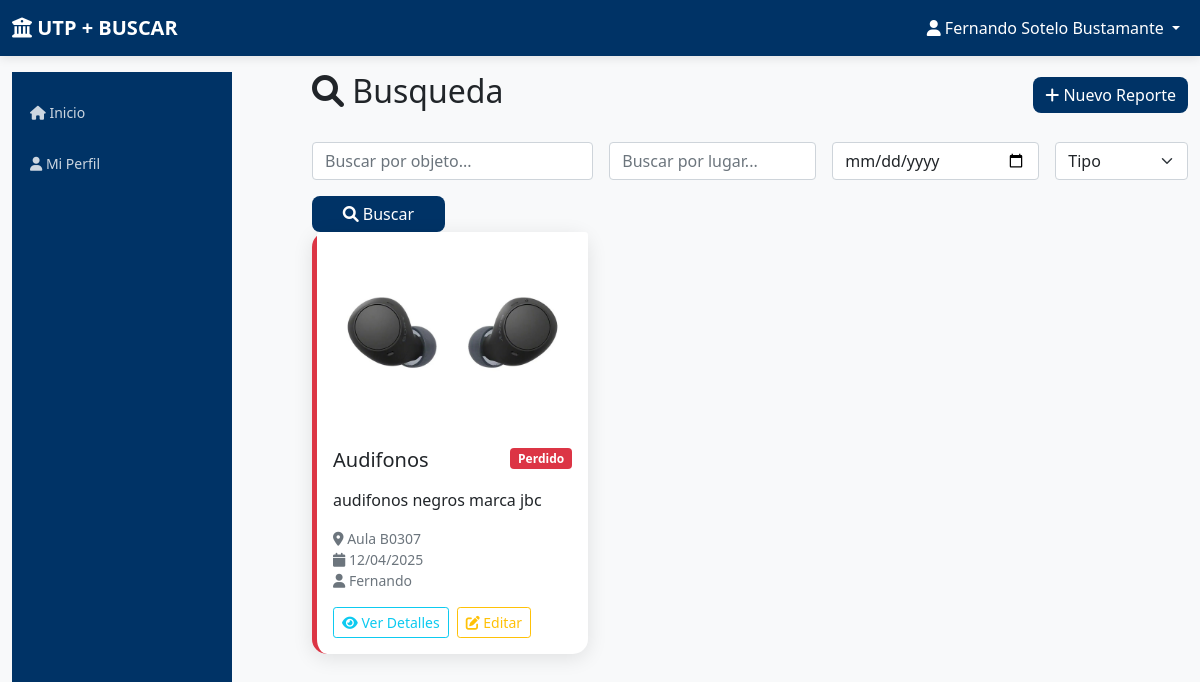
/dashboard (signed in), run on the app's committed database.
### app.py (models this page shows)
class Report(db.Model):
    id = db.Column(db.Integer, primary_key=True)
    type = db.Column(db.String(20), nullable=False)  # 'lost' or 'found'
    object_name = db.Column(db.String(100), nullable=False)
    description = db.Column(db.Text, nullable=False)
    location = db.Column(db.String(100), nullable=False)
    date_occurred = db.Column(db.Date, nullable=False)
    reporter_name = db.Column(db.String(100), nullable=False)
    contact_info = db.Column(db.String(150), nullable=False)
    image_filename = db.Column(db.String(100))
    status = db.Column(db.String(20), default='active')  # 'active', 'resolved', 'deleted'
    user_id = db.Column(db.Integer, db.ForeignKey('user.id'), nullable=False)
    created_at = db.Column(db.DateTime, default=datetime.utcnow)

### app.py (the view)
@app.route('/dashboard', methods=['GET', 'POST'])
def dashboard():
    if 'user_id' not in session:
        return redirect(url_for('login'))
    if request.method == 'POST':
        pass  # o algún return redirect(url_for(...))
    search_object = request.args.get('object', '')
    search_location = request.args.get('location', '')
    search_date = request.args.get('date', '')
    search_type = request.args.get('type', '')
    search_status = request.args.get('status', '')  # NUEVO: filtro de status
    query = Report.query
    if search_object:
        query = query.filter(Report.object_name.contains(search_object))
    if search_location:
        query = query.filter(Report.location.contains(search_location))
    if search_date:
        query = query.filter(Report.date_occurred == search_date)
    if search_type:
        query = query.filter(Report.type == search_type)
    if search_status:  # Solo filtrar por status si se especifica
        query = query.filter(Report.status == search_status)
    reports = query.order_by(Report.created_at.desc()).all()
    return render_template('dashboard.html', reports=reports)

### templates/dashboard.html (shortened to what this page needs)
{% extends "base.html" %}
{% block content %}
<div class="row">
    <div class="col-md-3">
        <div class="sidebar">
            <div class="nav flex-column">
                <a class="nav-link" href="{{ url_for('dashboard') }}">
                    <i class="fas fa-home"></i> Inicio
                </a>
                <a class="nav-link" href="{{ url_for('profile') }}">
                    <i class="fas fa-user"></i> Mi Perfil
                </a>
            </div>
        </div>
    </div>
    <div class="col-md-9">
        <div class="d-flex justify-content-between align-items-center mb-4">
            <h2><i class="fas fa-search"></i> Busqueda </h2>
            <button type="button" class="btn btn-primary" data-bs-toggle="modal" data-bs-target="#newReportModal">
                <i class="fas fa-plus"></i> Nuevo Reporte
            </button>
        </div>
        <div class="search-bar">
            <form method="GET" class="row g-3">
                <div class="col-md-4">
                    <input type="text" class="form-control" name="object" placeholder="Buscar por objeto..." value="{{ request.args.get('object', '') }}">
                </div>
                <div class="col-md-3">
                    <input type="text" class="form-control" name="location" placeholder="Buscar por lugar..." value="{{ request.args.get('location', '') }}">
                </div>
                <div class="col-md-3">
                    <input type="date" class="form-control" name="date" value="{{ request.args.get('date', '') }}">
                </div>
                <div class="col-md-2">
                    <select class="form-select" name="type">
                        <option value="">Tipo</option>
                    </select>
                </div>
                <div class="col-md-2">
                    <button class="btn btn-primary w-100" type="submit">
                        <i class="fas fa-search"></i> Buscar
                    </button>
                </div>
            </form>
        </div>
        <div class="row">
            {% for report in reports %}
<div class="col-md-6 col-lg-4 mb-4">
    <div class="card report-card
        {% if report.status == 'claimed' %}
            border-start border-5 border-success
        {% elif report.status == 'waiting' or report.type == 'found' %}
            border-start border-5 border-warning
        {% else %}
            border-start border-5 border-danger
        {% endif %}
    ">
        {% if report.image_filename %}
            <img src="{{ url_for('static', filename='uploads/' + report.image_filename) }}" class="card-img-top" style="height: 200px; object-fit: cover;">
        {% endif %}
        <div class="card-body">
            <div class="d-flex justify-content-between align-items-start mb-2">
                <h5 class="card-title">{{ report.object_name }}</h5>
<span class="badge
    {% if report.status == 'claimed' %}
        bg-success
    {% elif report.status == 'waiting' or report.type == 'found' %}
        bg-warning
    {% else %}
        bg-danger
    {% endif %}
">
    {% if report.status == 'claimed' %}
        Encontrado
    {% elif report.status == 'waiting' or report.type == 'found' %}
        Encontrado (En Espera)
    {% else %}
        Perdido
    {% endif %}
</span>
            </div>
            <p class="card-text">{{ report.description[:100] }}{% if report.description|length > 100 %}...{% endif %}</p>
            <div class="text-muted small mb-3">
                <i class="fas fa-map-marker-alt"></i> {{ report.location }}<br>
                <i class="fas fa-calendar"></i> {{ report.date_occurred.strftime('%d/%m/%Y') }}<br>
                <i class="fas fa-user"></i> {{ report.reporter_name }}
            </div>
            <div class="d-flex gap-2">
                <a href="{{ url_for('view_report', report_id=report.id) }}" class="btn btn-sm btn-outline-info">
                    <i class="fas fa-eye"></i> Ver Detalles
                </a>
                {% if report.user_id == session['user_id'] %}
                    <a href="#" class="btn btn-sm btn-outline-warning" data-bs-toggle="modal" data-bs-target="#editReportModal" onclick="setReportData('{{ report.id }}', '{{ report.status }}')">
                        <i class="fas fa-edit"></i> Editar
                    </a>
                {% endif %}
            </div>
        </div>
    </div>
</div>
            {% endfor %}
        </div>
    </div>
</div>
{% endblock %}

### templates/base.html (style rules this page uses)
:root { --utp-primary: #003366; --utp-secondary: #003366; --utp-accent: #ff6600; --utp-light: #f8f9fa; --utp-dark: #212529; }
body { font-family: 'Segoe UI', Tahoma, Geneva, Verdana, sans-serif; background-color: var(--utp-light); }
.btn-primary { background: linear-gradient(135deg, var(--utp-secondary), var(--utp-primary)); border: none; border-radius: 8px; transition: all 0.3s ease; }
.card { border: none; border-radius: 15px; box-shadow: 0 4px 20px rgba(0,0,0,0.1); transition: all 0.3s ease; }
.sidebar { background: linear-gradient(135deg, var(--utp-primary), var(--utp-secondary)); min-height: 100vh; height: auto; padding: 15px 0; width: 220px; }
.row { display: flex; align-items: stretch; }
@media (min-width: 768px) { .sidebar { position: sticky; top: 0; height: 100vh; overflow-y: auto; } }
.sidebar .nav-link { color: rgba(255,255,255,0.8); padding: 10px 18px; margin: 5px 0; border-radius: 0 25px 25px 0; transition: all 0.3s ease; font-size: 14px; }
.card-img-top { max-height: 300px; object-fit: cover; }

### data on the page
Report: image_filename (picture), object_name "Audifonos", status "Perdido", description "audifonos negros marca jbc", location "Aula B0307", date_occurred "12/04/2025", reporter_name "Fernando"

### other printed values
{{ session.full_name }} "Fernando Sotelo Bustamante"
